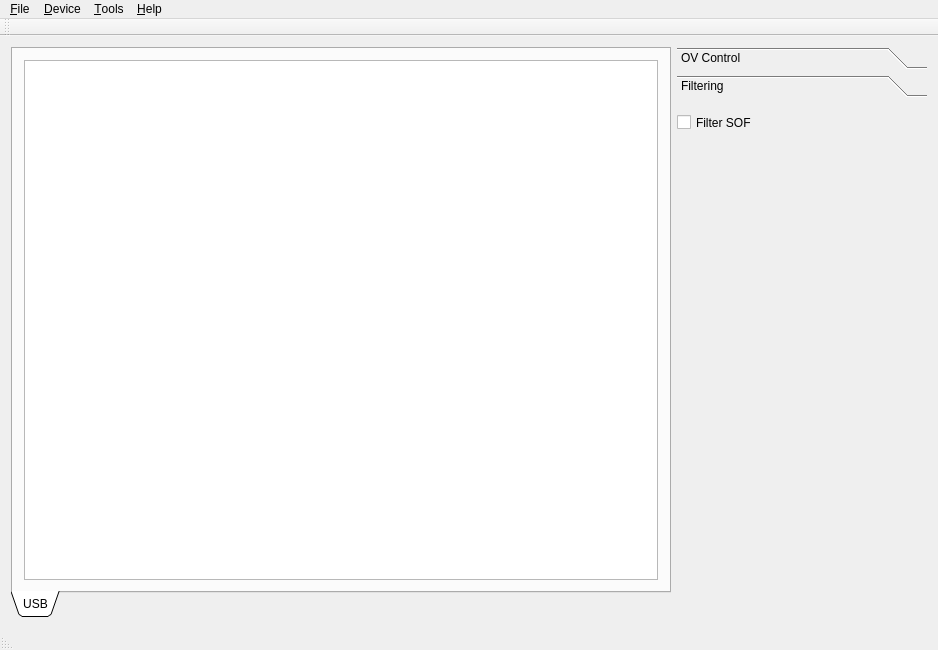
<?xml version="1.0" encoding="UTF-8"?>
<ui version="4.0">
 <class>MainWindow</class>
 <widget class="QMainWindow" name="MainWindow">
  <property name="geometry">
   <rect>
    <x>0</x>
    <y>0</y>
    <width>938</width>
    <height>650</height>
   </rect>
  </property>
  <property name="windowTitle">
   <string>ov-qt</string>
  </property>
  <property name="autoFillBackground">
   <bool>false</bool>
  </property>
  <widget class="QWidget" name="centralWidget">
   <property name="sizePolicy">
    <sizepolicy hsizetype="Preferred" vsizetype="Preferred">
     <horstretch>0</horstretch>
     <verstretch>0</verstretch>
    </sizepolicy>
   </property>
   <layout class="QHBoxLayout" name="horizontalLayout">
    <item>
     <widget class="QTabWidget" name="tabWidget">
      <property name="tabPosition">
       <enum>QTabWidget::South</enum>
      </property>
      <property name="tabShape">
       <enum>QTabWidget::Triangular</enum>
      </property>
      <property name="currentIndex">
       <number>0</number>
      </property>
      <widget class="QWidget" name="tab">
       <attribute name="title">
        <string>USB</string>
       </attribute>
       <layout class="QHBoxLayout" name="horizontalLayout_2">
        <item>
         <widget class="QTableWidget" name="rxDataTable">
          <property name="columnCount">
           <number>0</number>
          </property>
          <attribute name="verticalHeaderVisible">
           <bool>false</bool>
          </attribute>
         </widget>
        </item>
       </layout>
      </widget>
     </widget>
    </item>
    <item>
     <widget class="QToolBox" name="toolBox">
      <property name="maximumSize">
       <size>
        <width>250</width>
        <height>16777215</height>
       </size>
      </property>
      <property name="frameShadow">
       <enum>QFrame::Plain</enum>
      </property>
      <property name="currentIndex">
       <number>1</number>
      </property>
      <widget class="QWidget" name="page">
       <property name="geometry">
        <rect>
         <x>0</x>
         <y>0</y>
         <width>250</width>
         <height>524</height>
        </rect>
       </property>
       <attribute name="label">
        <string>OV Control</string>
       </attribute>
       <layout class="QVBoxLayout" name="verticalLayout_2">
        <item>
         <widget class="QPushButton" name="openClosePushButton">
          <property name="text">
           <string>Open</string>
          </property>
          <property name="checkable">
           <bool>true</bool>
          </property>
         </widget>
        </item>
        <item>
         <spacer name="verticalSpacer">
          <property name="orientation">
           <enum>Qt::Vertical</enum>
          </property>
          <property name="sizeType">
           <enum>QSizePolicy::Minimum</enum>
          </property>
          <property name="sizeHint" stdset="0">
           <size>
            <width>10</width>
            <height>10</height>
           </size>
          </property>
         </spacer>
        </item>
        <item>
         <widget class="QLabel" name="label">
          <property name="text">
           <string>USB Speed</string>
          </property>
         </widget>
        </item>
        <item>
         <widget class="QComboBox" name="usbSpeedComboBox">
          <property name="toolTip">
           <string>Select targets USB bus speed</string>
          </property>
          <property name="currentText" stdset="0">
           <string/>
          </property>
         </widget>
        </item>
        <item>
         <spacer name="verticalSpacer_2">
          <property name="orientation">
           <enum>Qt::Vertical</enum>
          </property>
          <property name="sizeHint" stdset="0">
           <size>
            <width>20</width>
            <height>40</height>
           </size>
          </property>
         </spacer>
        </item>
       </layout>
      </widget>
      <widget class="QWidget" name="filteringPage">
       <property name="geometry">
        <rect>
         <x>0</x>
         <y>0</y>
         <width>250</width>
         <height>524</height>
        </rect>
       </property>
       <attribute name="label">
        <string>Filtering</string>
       </attribute>
       <widget class="QCheckBox" name="filterSOFPackets">
        <property name="geometry">
         <rect>
          <x>0</x>
          <y>10</y>
          <width>84</width>
          <height>19</height>
         </rect>
        </property>
        <property name="text">
         <string>Filter SOF</string>
        </property>
       </widget>
      </widget>
     </widget>
    </item>
   </layout>
  </widget>
  <widget class="QMenuBar" name="menuBar">
   <property name="geometry">
    <rect>
     <x>0</x>
     <y>0</y>
     <width>938</width>
     <height>19</height>
    </rect>
   </property>
   <widget class="QMenu" name="menu_File">
    <property name="title">
     <string>&amp;File</string>
    </property>
    <addaction name="actionNew"/>
    <addaction name="separator"/>
    <addaction name="actionExit"/>
   </widget>
   <widget class="QMenu" name="menu_Device">
    <property name="title">
     <string>&amp;Device</string>
    </property>
    <addaction name="actionConnect"/>
    <addaction name="actionDisconnect"/>
    <addaction name="actionSettings"/>
   </widget>
   <widget class="QMenu" name="menu_Tools">
    <property name="title">
     <string>&amp;Tools</string>
    </property>
   </widget>
   <widget class="QMenu" name="menu_Help">
    <property name="title">
     <string>&amp;Help</string>
    </property>
    <addaction name="actionAbout"/>
   </widget>
   <addaction name="menu_File"/>
   <addaction name="menu_Device"/>
   <addaction name="menu_Tools"/>
   <addaction name="menu_Help"/>
  </widget>
  <widget class="QToolBar" name="mainToolBar">
   <attribute name="toolBarArea">
    <enum>TopToolBarArea</enum>
   </attribute>
   <attribute name="toolBarBreak">
    <bool>false</bool>
   </attribute>
  </widget>
  <widget class="QStatusBar" name="statusBar">
   <property name="layoutDirection">
    <enum>Qt::RightToLeft</enum>
   </property>
  </widget>
  <action name="actionNew">
   <property name="text">
    <string>&amp;New</string>
   </property>
  </action>
  <action name="actionExit">
   <property name="text">
    <string>E&amp;xit</string>
   </property>
  </action>
  <action name="actionConnect">
   <property name="text">
    <string>&amp;Connect</string>
   </property>
  </action>
  <action name="actionDisconnect">
   <property name="text">
    <string>Disconnect</string>
   </property>
  </action>
  <action name="actionSettings">
   <property name="text">
    <string>Settings</string>
   </property>
  </action>
  <action name="actionAbout">
   <property name="text">
    <string>&amp;About</string>
   </property>
  </action>
 </widget>
 <layoutdefault spacing="6" margin="11"/>
 <resources/>
 <connections/>
 <slots>
  <slot>OpenDevice()</slot>
  <slot>CloseDevice()</slot>
 </slots>
</ui>
